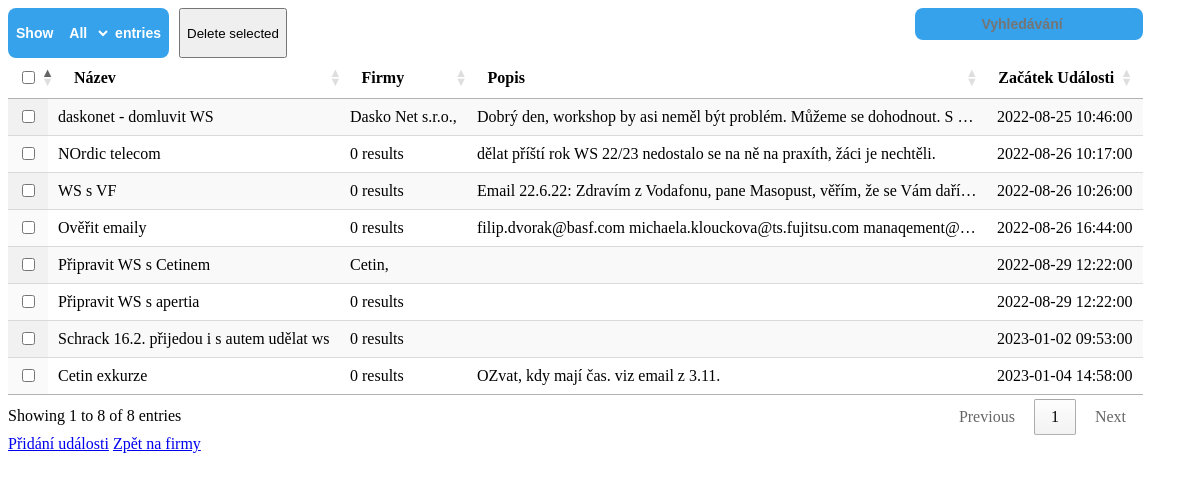
/events/tableEvents.php, run on the app's committed database.
### tables this page shows
CREATE TABLE `events` (
  `id` int(11) NOT NULL AUTO_INCREMENT,
  `firm_id` int(11) DEFAULT NULL,
  `name` varchar(500) NOT NULL,
  `description` varchar(500) DEFAULT NULL,
  `time_start` datetime NOT NULL DEFAULT current_timestamp(),
  `time_end` datetime DEFAULT NULL,
  PRIMARY KEY (`id`),
  KEY `fk:firm` (`firm_id`),
  CONSTRAINT `fk:firm` FOREIGN KEY (`firm_id`) REFERENCES `firm` (`id`)
);

### events/tableEvents.php (the view, shortened to what this page needs)
<!DOCTYPE html>
<html lang="en">
<head>
    <link rel="stylesheet" href="../tableStyle.css">
    <link rel="stylesheet" type="text/css" href="https://cdn.datatables.net/1.12.1/css/jquery.dataTables.css">
    <link rel="stylesheet" href="https://cdnjs.cloudflare.com/ajax/libs/jquery-confirm/3.3.2/jquery-confirm.min.css">
</head>
<body>
                    <table id="basic" class="display">
                    <thead id="table-head">
                        <tr>
                        <tr>
                            <th><input type="checkbox" id="main-select"></th>
                            <th>
                                Název
                            </th>
                            <th>
                                Firmy
                            </th>
                            <th>
                                Popis
                            </th>
                            <th>
                                Začátek Události
                            </th>
                        </tr>
                    </thead>
                    <tbody>
                    <?php
                    include_once("../conn.php");
                    $sql = "SELECT events.id,events.name,events.description,events.time_start FROM events order by time_start";
                    $result = $conn->query($sql);
                    if ($result->num_rows > 0) {
                    while($row = $result->fetch_assoc()) {
                        ?>
                            <tr id="<?php echo $row['id']; ?>">
                            <td><input type="checkbox" class="check" id="<?php echo $row['id']; ?>"></td>
                                <td class="name click"><?php echo $row["name"]; ?></td>
                                <?php
                                    $sql2 = "SELECT firm.name FROM firms_in_event inner join firm on firms_in_event.firm_id = firm.id where firms_in_event.event_id = ". $row["id"];
                                    $result2 = $conn->query($sql2);
                                    $firms_text = "";
                                    if ($result2->num_rows > 0) {
                                      while($row2 = $result2->fetch_assoc()) {
                                        $firms_text .= $row2["name"] .", ";
                                      }
                                    } else {
                                        $firms_text = "0 results";
                                    }
                                    ?>
                                <td class="firm click" title="<?php echo $firms_text; ?>"><?php echo $firms_text; ?></td>
                                <td class="description click"><?php echo $row["description"]; ?></td>
                                <td class="time_start click"><?php echo $row["time_start"]; ?></td>
                                </tr>
        <?php
                        }
                    }
        ?>
        </tbody>
                </table>
            <a class="bn49" href="addEventForm.php">Přidání události</a>
            <a class="bn49" href="/">Zpět na firmy</a>
</body>
</html>

### tableStyle.css (style rules this page uses)
tr td:first-child, tr th:first-child, tr td:nth-child(2),tr th:nth-child(2) { position: sticky !important; left: 0; z-index: 2; background-color: white; }
td { max-width: 150px; overflow: hidden; text-overflow: ellipsis; white-space: nowrap; }

### events/tableEvents.php (style rules this page uses)
td { max-width: 500px; }

### data on the page
events: name "daskonet - domluvit WS", firms_text "Dasko Net s.r.o.,", description "Dobrý den, workshop by asi neměl být problém. Můžeme se dohodnout. S…", time_start "2022-08-25 10:46:00"
events: name "NOrdic telecom", firms_text "0 results", description "dělat příští rok WS 22/23 nedostalo se na ně na praxíth, žáci je nechtěli.", time_start "2022-08-26 10:17:00"
events: name "WS s VF", firms_text "0 results", description "Email 22.6.22: Zdravím z Vodafonu, pane Masopust, věřím, že se Vám daří…", time_start "2022-08-26 10:26:00"
events: name "Ověřit emaily", firms_text "0 results", description "filip.dvorak@basf.com michaela.klouckova@ts.fujitsu.com manaqement@…", time_start "2022-08-26 16:44:00"
events: name "Připravit WS s Cetinem", firms_text "Cetin,", time_start "2022-08-29 12:22:00"
events: name "Připravit WS s apertia", firms_text "0 results", time_start "2022-08-29 12:22:00"
events: name "Schrack 16.2. přijedou i s autem udělat ws", firms_text "0 results", time_start "2023-01-02 09:53:00"
events: name "Cetin exkurze", firms_text "0 results", description "OZvat, kdy mají čas. viz email z 3.11.", time_start "2023-01-04 14:58:00"
